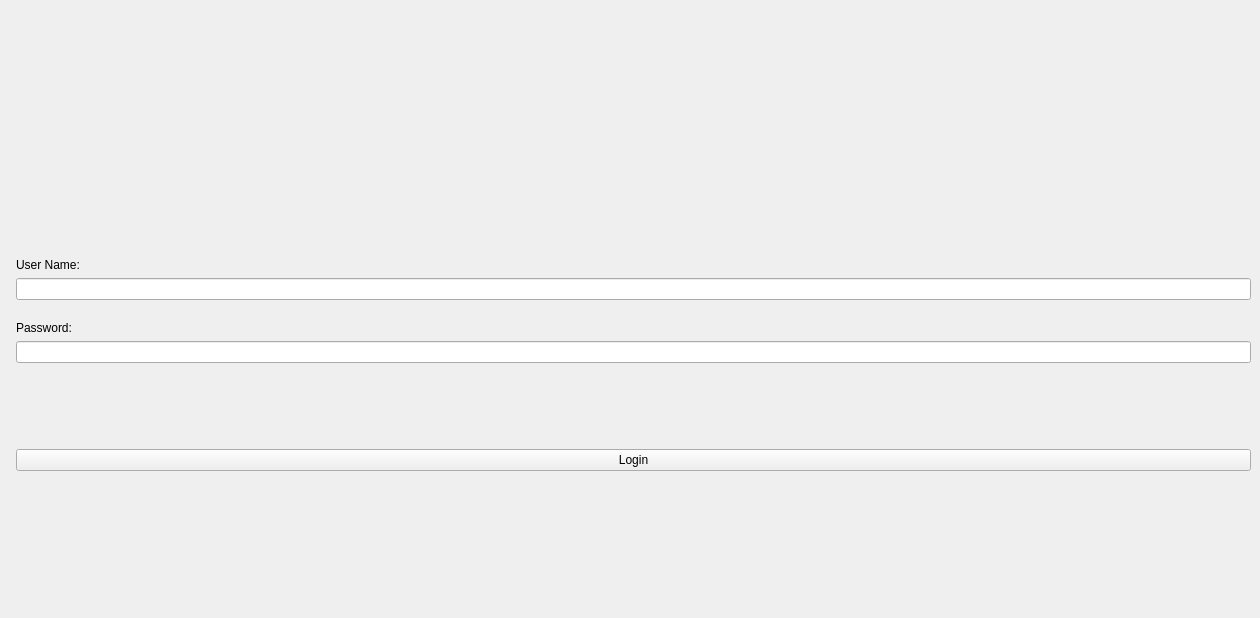
<?xml version="1.0" encoding="UTF-8"?>
<ui version="4.0">
 <class>Form1</class>
 <widget class="QWidget" name="Form1">
  <property name="geometry">
   <rect>
    <x>0</x>
    <y>0</y>
    <width>1260</width>
    <height>618</height>
   </rect>
  </property>
  <property name="windowTitle">
   <string>Login</string>
  </property>
  <property name="autoFillBackground">
   <bool>false</bool>
  </property>
  <layout class="QHBoxLayout" name="horizontalLayout">
   <property name="spacing">
    <number>0</number>
   </property>
   <property name="leftMargin">
    <number>0</number>
   </property>
   <property name="topMargin">
    <number>0</number>
   </property>
   <property name="rightMargin">
    <number>0</number>
   </property>
   <property name="bottomMargin">
    <number>0</number>
   </property>
   <item>
    <widget class="QLabel" name="label_3">
     <property name="text">
      <string/>
     </property>
     <property name="pixmap">
      <pixmap resource="image_source.qrc">:/Cover/image/Cover.png</pixmap>
     </property>
     <property name="scaledContents">
      <bool>true</bool>
     </property>
    </widget>
   </item>
   <item>
    <widget class="QWidget" name="verticalWidget" native="true">
     <layout class="QVBoxLayout" name="verticalLayout">
      <item>
       <spacer name="verticalSpacer">
        <property name="orientation">
         <enum>Qt::Vertical</enum>
        </property>
        <property name="sizeType">
         <enum>QSizePolicy::Expanding</enum>
        </property>
        <property name="sizeHint" stdset="0">
         <size>
          <width>20</width>
          <height>40</height>
         </size>
        </property>
       </spacer>
      </item>
      <item alignment="Qt::AlignHCenter">
       <widget class="QLabel" name="label_4">
        <property name="minimumSize">
         <size>
          <width>104</width>
          <height>25</height>
         </size>
        </property>
        <property name="maximumSize">
         <size>
          <width>104</width>
          <height>25</height>
         </size>
        </property>
        <property name="text">
         <string/>
        </property>
        <property name="pixmap">
         <pixmap resource="image_source.qrc">:/Logo/image/Logo.png</pixmap>
        </property>
        <property name="scaledContents">
         <bool>true</bool>
        </property>
        <property name="alignment">
         <set>Qt::AlignLeading|Qt::AlignLeft|Qt::AlignVCenter</set>
        </property>
       </widget>
      </item>
      <item>
       <spacer name="verticalSpacer_2">
        <property name="orientation">
         <enum>Qt::Vertical</enum>
        </property>
        <property name="sizeType">
         <enum>QSizePolicy::Fixed</enum>
        </property>
        <property name="sizeHint" stdset="0">
         <size>
          <width>20</width>
          <height>80</height>
         </size>
        </property>
       </spacer>
      </item>
      <item>
       <widget class="BodyLabel" name="BodyLabel">
        <property name="text">
         <string>User Name:</string>
        </property>
       </widget>
      </item>
      <item>
       <widget class="LineEdit" name="LineEdit_2"/>
      </item>
      <item>
       <spacer name="verticalSpacer_5">
        <property name="orientation">
         <enum>Qt::Vertical</enum>
        </property>
        <property name="sizeType">
         <enum>QSizePolicy::Fixed</enum>
        </property>
        <property name="sizeHint" stdset="0">
         <size>
          <width>20</width>
          <height>15</height>
         </size>
        </property>
       </spacer>
      </item>
      <item>
       <widget class="BodyLabel" name="BodyLabel_2">
        <property name="text">
         <string>Password:</string>
        </property>
       </widget>
      </item>
      <item>
       <widget class="PasswordLineEdit" name="PasswordLineEdit"/>
      </item>
      <item>
       <spacer name="verticalSpacer_3">
        <property name="orientation">
         <enum>Qt::Vertical</enum>
        </property>
        <property name="sizeType">
         <enum>QSizePolicy::Fixed</enum>
        </property>
        <property name="sizeHint" stdset="0">
         <size>
          <width>20</width>
          <height>80</height>
         </size>
        </property>
       </spacer>
      </item>
      <item>
       <widget class="PrimaryPushButton" name="PrimaryPushButton">
        <property name="text">
         <string>Login</string>
        </property>
       </widget>
      </item>
      <item>
       <spacer name="verticalSpacer_4">
        <property name="orientation">
         <enum>Qt::Vertical</enum>
        </property>
        <property name="sizeHint" stdset="0">
         <size>
          <width>20</width>
          <height>40</height>
         </size>
        </property>
       </spacer>
      </item>
     </layout>
    </widget>
   </item>
  </layout>
 </widget>
 <customwidgets>
  <customwidget>
   <class>PushButton</class>
   <extends>QPushButton</extends>
   <header>qfluentwidgets</header>
  </customwidget>
  <customwidget>
   <class>PrimaryPushButton</class>
   <extends>PushButton</extends>
   <header>qfluentwidgets</header>
  </customwidget>
  <customwidget>
   <class>BodyLabel</class>
   <extends>QLabel</extends>
   <header>qfluentwidgets</header>
  </customwidget>
  <customwidget>
   <class>LineEdit</class>
   <extends>QLineEdit</extends>
   <header>qfluentwidgets</header>
  </customwidget>
  <customwidget>
   <class>PasswordLineEdit</class>
   <extends>LineEdit</extends>
   <header>qfluentwidgets</header>
  </customwidget>
 </customwidgets>
 <resources>
  <include location="image_source.qrc"/>
 </resources>
 <connections/>
</ui>
